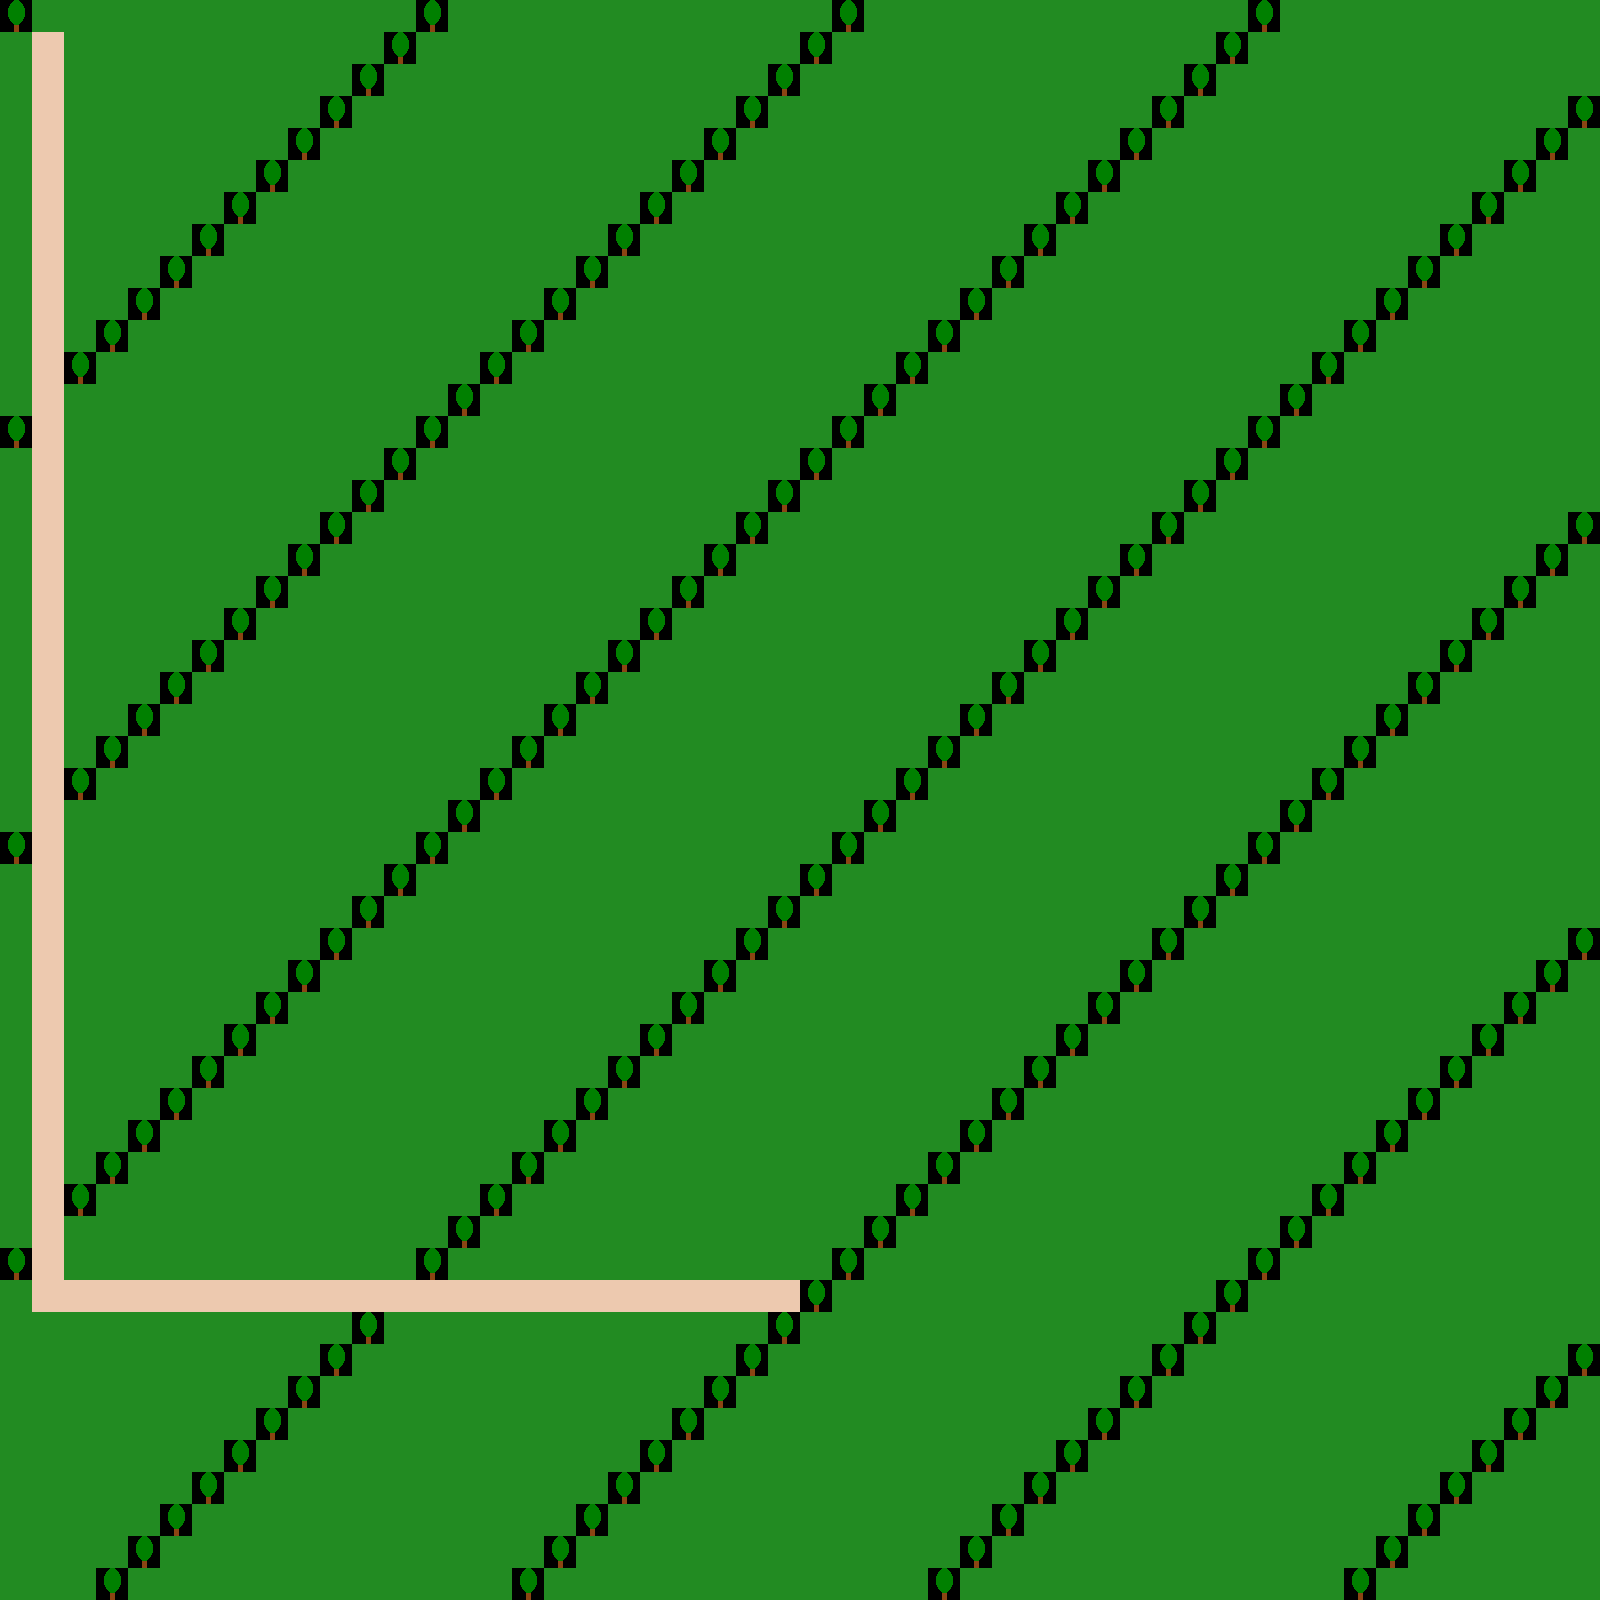

Tiled map render using the project's own tile images. Description and the map definition, with tile-layer contents summarised, below:
An orthogonal 50x50 tile map with 32x32 px tiles, 1 tile layer (background) and 69 objects (5x spot, base).

<map version="1.2" tiledversion="1.3.5" orientation="orthogonal" renderorder="right-down" width="50" height="50" tilewidth="32" tileheight="32" infinite="0" nextlayerid="3" nextobjectid="1">
 <tileset firstgid="1" name="tropical" tilewidth="32" tileheight="32" tilecount="3" columns="3">
  <image source="../images/tropical_tiles.png" width="96" height="32" />
 </tileset>
 <layer id="1" name="background" width="50" height="50">
  <data>[2500 cells, 2500 non-empty, 3 distinct tile ids]</data>
 </layer>
 <objectgroup id="2" name="path">
  <object id="1" x="32" y="32" width="32" height="32" />
  <object id="2" x="32" y="64" width="32" height="32" />
  <object id="3" x="32" y="96" width="32" height="32" />
  <object id="4" x="32" y="128" width="32" height="32" />
  <object id="5" x="32" y="160" width="32" height="32" />
  <object id="6" x="32" y="192" width="32" height="32" />
  <object id="7" x="32" y="224" width="32" height="32" />
  <object id="8" x="32" y="256" width="32" height="32" />
  <object id="9" x="32" y="288" width="32" height="32" />
  <object id="10" x="32" y="320" width="32" height="32" />
  <object id="11" x="32" y="352" width="32" height="32" />
  <object id="12" x="32" y="384" width="32" height="32" />
  <object id="13" x="32" y="416" width="32" height="32" />
  <object id="14" x="32" y="448" width="32" height="32" />
  <object id="15" x="32" y="480" width="32" height="32" />
  <object id="16" x="32" y="512" width="32" height="32" />
  <object id="17" x="32" y="544" width="32" height="32" />
  <object id="18" x="32" y="576" width="32" height="32" />
  <object id="19" x="32" y="608" width="32" height="32" />
  <object id="20" x="32" y="640" width="32" height="32" />
  <object id="21" x="32" y="672" width="32" height="32" />
  <object id="22" x="32" y="704" width="32" height="32" />
  <object id="23" x="32" y="736" width="32" height="32" />
  <object id="24" x="32" y="768" width="32" height="32" />
  <object id="25" x="32" y="800" width="32" height="32" />
  <object id="26" x="32" y="832" width="32" height="32" />
  <object id="27" x="32" y="864" width="32" height="32" />
  <object id="28" x="32" y="896" width="32" height="32" />
  <object id="29" x="32" y="928" width="32" height="32" />
  <object id="30" x="32" y="960" width="32" height="32" />
  <object id="31" x="32" y="992" width="32" height="32" />
  <object id="32" x="32" y="1024" width="32" height="32" />
  <object id="33" x="32" y="1056" width="32" height="32" />
  <object id="34" x="32" y="1088" width="32" height="32" />
  <object id="35" x="32" y="1120" width="32" height="32" />
  <object id="36" x="32" y="1152" width="32" height="32" />
  <object id="37" x="32" y="1184" width="32" height="32" />
  <object id="38" x="32" y="1216" width="32" height="32" />
  <object id="39" x="32" y="1248" width="32" height="32" />
  <object id="40" x="32" y="1280" width="32" height="32" />
  <object id="41" x="64" y="1280" width="32" height="32" />
  <object id="42" x="96" y="1280" width="32" height="32" />
  <object id="43" x="128" y="1280" width="32" height="32" />
  <object id="44" x="160" y="1280" width="32" height="32" />
  <object id="45" x="192" y="1280" width="32" height="32" />
  <object id="46" x="224" y="1280" width="32" height="32" />
  <object id="47" x="256" y="1280" width="32" height="32" />
  <object id="48" x="288" y="1280" width="32" height="32" />
  <object id="49" x="320" y="1280" width="32" height="32" />
  <object id="50" x="352" y="1280" width="32" height="32" />
  <object id="51" x="384" y="1280" width="32" height="32" />
  <object id="52" x="416" y="1280" width="32" height="32" />
  <object id="53" x="448" y="1280" width="32" height="32" />
  <object id="54" x="480" y="1280" width="32" height="32" />
  <object id="55" x="512" y="1280" width="32" height="32" />
  <object id="56" x="544" y="1280" width="32" height="32" />
  <object id="57" x="576" y="1280" width="32" height="32" />
  <object id="58" x="608" y="1280" width="32" height="32" />
  <object id="59" x="640" y="1280" width="32" height="32" />
  <object id="60" x="672" y="1280" width="32" height="32" />
  <object id="61" x="704" y="1280" width="32" height="32" />
  <object id="62" x="736" y="1280" width="32" height="32" />
  <object id="63" x="768" y="1280" width="32" height="32" />
 </objectgroup>
 <objectgroup id="3" name="tower_spots">
  <object id="1000" name="base" x="768" y="1280" width="32" height="32" />
  <object id="1001" name="spot" x="160" y="160" width="32" height="32" />
  <object id="1002" name="spot" x="320" y="320" width="32" height="32" />
  <object id="1003" name="spot" x="480" y="480" width="32" height="32" />
  <object id="1004" name="spot" x="640" y="640" width="32" height="32" />
  <object id="1005" name="spot" x="960" y="1120" width="32" height="32" />
  </objectgroup>
</map>